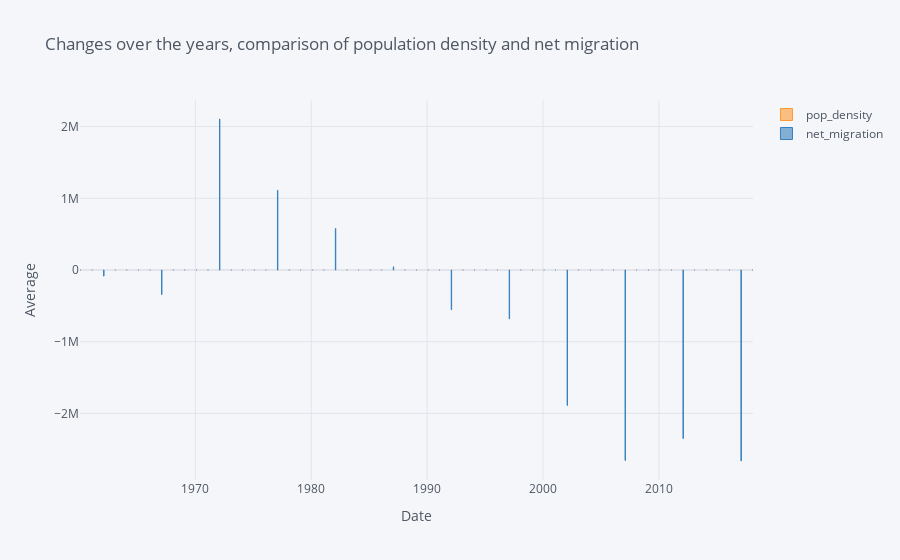

Notebook source saved alongside this figure:
### Code cell
mig2 = mig.loc[mig.country.isin(['India'])][['year','pop_density','net_migration']].\
         set_index('year').\
         resample('M').mean()
mig2.iplot(kind='bar', xTitle='Date', yTitle='Average',
    title='Changes over the years, comparison of population density and net migration')

### Figure 1 — Plotly figure (JSON) as saved in the notebook; plotly's stock layout.template omitted (floating-point values rounded to 4 significant figures; data arrays with more than 128 entries replaced by an {"elided": "..."} marker saying what was removed)
{"data": [{"marker": {"color": "rgba(255, 153, 51, 0.6)", "line": {"color": "rgba(255, 153, 51, 1.0)", "width": 1}}, "name": "pop_density", "orientation": "v", "text": "", "type": "bar", "x": {"elided": "697 str values"}, "y": {"elided": "697 mixed values"}}, {"marker": {"color": "rgba(55, 128, 191, 0.6)", "line": {"color": "rgba(55, 128, 191, 1.0)", "width": 1}}, "name": "net_migration", "orientation": "v", "text": "", "type": "bar", "x": {"elided": "697 str values"}, "y": {"elided": "697 mixed values"}}], "layout": {"legend": {"bgcolor": "#F5F6F9", "font": {"color": "#4D5663"}}, "paper_bgcolor": "#F5F6F9", "plot_bgcolor": "#F5F6F9", "title": {"font": {"color": "#4D5663"}, "text": "Changes over the years, comparison of population density and net migration"}, "xaxis": {"gridcolor": "#E1E5ED", "showgrid": true, "tickfont": {"color": "#4D5663"}, "title": {"font": {"color": "#4D5663"}, "text": "Date"}, "zerolinecolor": "#E1E5ED"}, "yaxis": {"gridcolor": "#E1E5ED", "showgrid": true, "tickfont": {"color": "#4D5663"}, "title": {"font": {"color": "#4D5663"}, "text": "Average"}, "zerolinecolor": "#E1E5ED"}}}
